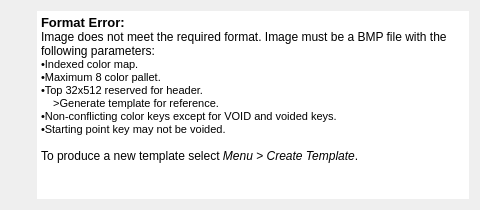
<?xml version="1.0" encoding="UTF-8"?>
<ui version="4.0">
 <class>Form</class>
 <widget class="QWidget" name="Form">
  <property name="geometry">
   <rect>
    <x>0</x>
    <y>0</y>
    <width>480</width>
    <height>210</height>
   </rect>
  </property>
  <property name="minimumSize">
   <size>
    <width>480</width>
    <height>210</height>
   </size>
  </property>
  <property name="maximumSize">
   <size>
    <width>480</width>
    <height>210</height>
   </size>
  </property>
  <property name="windowTitle">
   <string>Form</string>
  </property>
  <layout class="QGridLayout" name="gridLayout">
   <item row="0" column="0" rowspan="3">
    <widget class="QWidget" name="widget" native="true">
     <layout class="QVBoxLayout" name="verticalLayout">
      <property name="spacing">
       <number>0</number>
      </property>
      <property name="leftMargin">
       <number>0</number>
      </property>
      <property name="topMargin">
       <number>0</number>
      </property>
      <property name="rightMargin">
       <number>0</number>
      </property>
      <property name="bottomMargin">
       <number>0</number>
      </property>
      <item>
       <widget class="QLabel" name="label">
        <property name="maximumSize">
         <size>
          <width>80</width>
          <height>80</height>
         </size>
        </property>
        <property name="text">
         <string/>
        </property>
        <property name="pixmap">
         <pixmap resource="ImgRes.qrc">:/img/img/CFFileErr.png</pixmap>
        </property>
        <property name="scaledContents">
         <bool>true</bool>
        </property>
       </widget>
      </item>
      <item>
       <spacer name="verticalSpacer_2">
        <property name="orientation">
         <enum>Qt::Vertical</enum>
        </property>
        <property name="sizeHint" stdset="0">
         <size>
          <width>20</width>
          <height>0</height>
         </size>
        </property>
       </spacer>
      </item>
     </layout>
    </widget>
   </item>
   <item row="0" column="1" rowspan="3">
    <widget class="QTextBrowser" name="textBrowser">
     <property name="frameShape">
      <enum>QFrame::NoFrame</enum>
     </property>
     <property name="frameShadow">
      <enum>QFrame::Plain</enum>
     </property>
     <property name="html">
      <string>&lt;!DOCTYPE HTML PUBLIC &quot;-//W3C//DTD HTML 4.0//EN&quot; &quot;http://www.w3.org/TR/REC-html40/strict.dtd&quot;&gt;
&lt;html&gt;&lt;head&gt;&lt;meta name=&quot;qrichtext&quot; content=&quot;1&quot; /&gt;&lt;style type=&quot;text/css&quot;&gt;
p, li { white-space: pre-wrap; }
&lt;/style&gt;&lt;/head&gt;&lt;body style=&quot; font-family:'Noto Sans'; font-size:9pt; font-weight:400; font-style:normal;&quot;&gt;
&lt;p style=&quot; margin-top:0px; margin-bottom:0px; margin-left:0px; margin-right:0px; -qt-block-indent:0; text-indent:0px;&quot;&gt;&lt;span style=&quot; font-size:10pt; font-weight:600;&quot;&gt;Format Error:&lt;/span&gt;&lt;/p&gt;
&lt;p style=&quot; margin-top:0px; margin-bottom:0px; margin-left:0px; margin-right:0px; -qt-block-indent:0; text-indent:0px;&quot;&gt;Image does not meet the required format. Image must be a BMP file with the following parameters:&lt;/p&gt;
&lt;p style=&quot; margin-top:0px; margin-bottom:0px; margin-left:0px; margin-right:0px; -qt-block-indent:0; text-indent:0px;&quot;&gt;&lt;span style=&quot; font-size:8pt;&quot;&gt;•Indexed color map.&lt;/span&gt;&lt;/p&gt;
&lt;p style=&quot; margin-top:0px; margin-bottom:0px; margin-left:0px; margin-right:0px; -qt-block-indent:0; text-indent:0px;&quot;&gt;&lt;span style=&quot; font-size:8pt;&quot;&gt;•Maximum 8 color pallet.&lt;/span&gt;&lt;/p&gt;
&lt;p style=&quot; margin-top:0px; margin-bottom:0px; margin-left:0px; margin-right:0px; -qt-block-indent:0; text-indent:0px;&quot;&gt;&lt;span style=&quot; font-size:8pt;&quot;&gt;•Top 32x512 reserved for header.&lt;/span&gt;&lt;/p&gt;
&lt;p style=&quot; margin-top:0px; margin-bottom:0px; margin-left:0px; margin-right:0px; -qt-block-indent:0; text-indent:0px;&quot;&gt;&lt;span style=&quot; font-size:8pt;&quot;&gt;    &amp;gt;Generate template for reference.&lt;/span&gt;&lt;/p&gt;
&lt;p style=&quot; margin-top:0px; margin-bottom:0px; margin-left:0px; margin-right:0px; -qt-block-indent:0; text-indent:0px;&quot;&gt;&lt;span style=&quot; font-size:8pt;&quot;&gt;•Non-conflicting color keys except for VOID and voided keys.&lt;/span&gt;&lt;/p&gt;
&lt;p style=&quot; margin-top:0px; margin-bottom:0px; margin-left:0px; margin-right:0px; -qt-block-indent:0; text-indent:0px;&quot;&gt;&lt;span style=&quot; font-size:8pt;&quot;&gt;•Starting point key may not be voided.&lt;/span&gt;&lt;/p&gt;
&lt;p style=&quot;-qt-paragraph-type:empty; margin-top:0px; margin-bottom:0px; margin-left:0px; margin-right:0px; -qt-block-indent:0; text-indent:0px; font-size:8pt;&quot;&gt;&lt;br /&gt;&lt;/p&gt;
&lt;p style=&quot; margin-top:0px; margin-bottom:0px; margin-left:0px; margin-right:0px; -qt-block-indent:0; text-indent:0px;&quot;&gt;To produce a new template select &lt;span style=&quot; font-style:italic;&quot;&gt;Menu&lt;/span&gt; &amp;gt; &lt;span style=&quot; font-style:italic;&quot;&gt;Create Template&lt;/span&gt;.&lt;/p&gt;&lt;/body&gt;&lt;/html&gt;</string>
     </property>
    </widget>
   </item>
  </layout>
 </widget>
 <resources>
  <include location="ImgRes.qrc"/>
 </resources>
 <connections/>
</ui>
